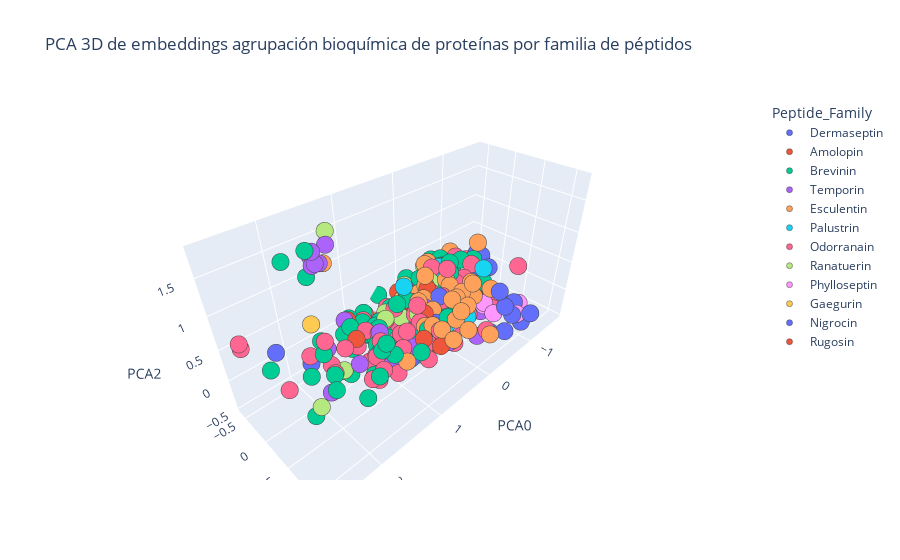

Notebook source saved alongside this figure:
### Code cell
df_plot = pd.DataFrame({
    "PC1": embedding_pca[:, 0],
    "PC2": embedding_pca[:, 1],
    "PC3": embedding_pca[:, 2],
    "Peptide_Family": df_csv_bio['Peptide_Family'].to_list(),
    "Family": df_csv_bio['Species Family'].to_list(),
    "seq_id": df_csv_bio.get('seq_id', [f"Seq{i+1}" for i in range(len(embedding_pca))]),
    "sequence_20": df_csv_bio.get('sequence_20', None)
})

fig = px.scatter_3d(
    df_plot,
    x="PC1",
    y="PC2",
    z="PC3",
    color="Peptide_Family",
    hover_name="seq_id",
    hover_data={"sequence_20": True, "Family": True, "PC1": False, "PC2": False, "PC3": False},
    title="PCA 3D de embeddings agrupación bioquímica de proteínas por familia de péptidos",
    labels={"PC1": "PCA0", "PC2": "PCA1", "PC3": "PCA2"},
)

fig.update_traces(marker=dict(size=6, line=dict(width=0.5)), selector=dict(mode='markers'))
fig.show()

### Figure 1 — Plotly figure (JSON) as saved in the notebook; plotly's stock layout.template omitted (floating-point values rounded to 4 significant figures; data arrays with more than 128 entries replaced by an {"elided": "..."} marker saying what was removed)
{"data": [{"customdata": [["MAFLKKSLLLVLFLGLVSLS", "AGALYCHNIS"], ["MAFLKKSLLLVLFLALVPLS", "AGALYCHNIS"], ["MAFLKKSLLLVLFLGLVSLS", "AGALYCHNIS"], ["MAFLKKSLLLVLFLGLVSLS", "AGALYCHNIS"], ["MAFLKKSLFLVLFLALVPLS", "PHYLLOMEDUSA"], ["MAFLKKSLFLVLFFGLVSFS", "PHYLLOMEDUSA"], ["MAFLKKSLFLVLFLGMVSLS", "PHYLLOMEDUSA"], ["MAFLKKSLFLVLFLGLVSLS", "ATYPICAL"], ["MAFLKKSLFLVLFLGLISLS", "PHYLLOMEDUSA"], ["MDILKKSLFLVLFLGLVSLS", "PHYLLOMEDUSA"], ["MAFLKKSLFLVLFLGLVSLT", "PHYLLOMEDUSA"], ["MDILKKSIFLVLFLGLVSLS", "PHYLLOMEDUSA"], ["MAFLKKSLFLVLFLGVVSLS", "PHYLLOMEDUSA"], ["MAFMKKSLFLVLFLGMVSLS", "PITHECOPUS"], ["MAFLKKSLFLVLFLGMVSLS", "PITHECOPUS"], ["MDILKKSLFLILFLGVVSLS", "PITHECOPUS"], ["MAFLKKSLFLVLFLGLVSLS", "PITHECOPUS"]], "hovertemplate": "<b>%{hovertext}</b><br><br>Peptide_Family=Dermaseptin<br>sequence_20=%{customdata[0]}<br>Family=%{customdata[1]}<extra></extra>", "hovertext": ["Seq1", "Seq2", "Seq3", "Seq4", "Seq1166", "Seq1171", "Seq1172", "Seq1173", "Seq1176", "Seq1177", "Seq1178", "Seq1179", "Seq1182", "Seq1184", "Seq1185", "Seq1186", "Seq1188"], "legendgroup": "Dermaseptin", "marker": {"color": "#636efa", "line": {"width": 0.5}, "size": 6, "symbol": "circle"}, "mode": "markers", "name": "Dermaseptin", "scene": "scene", "showlegend": true, "type": "scatter3d", "x": [-0.9579, -0.3283, -0.9579, -0.9579, -0.2067, -0.6193, -0.6429, -0.8281, -0.8448, -0.5955, -0.7527, -0.61, -0.8705, -0.6443, -0.6429, -0.7001, -0.8281], "y": [1.157, 1.153, 1.157, 1.157, 1.013, 0.5629, 0.9141, 1.013, 1.089, 0.3754, 0.9844, 0.2998, 0.9131, 0.7953, 0.9141, 0.2022, 1.013], "z": [-0.008074, 0.02883, -0.008083, -0.008081, -0.00601, 0.003428, 0.1528, -0.02265, -0.1386, 0.1426, -0.01692, 0.1768, 0.1131, 0.3581, 0.1528, 0.1674, -0.02265]}, {"customdata": [["MFTSKKPLLLLFFLGTISLS", "AMOLOPS"], ["MFTLKKSLLLLFFLGMISLS", "AMOLOPS"], ["MFTLKKSLLLLFFLGMISLS", "AMOLOPS"], ["MFTSKKPLLLLFFLGMISLS", "AMOLOPS"], ["MFTLKKPLLLLFFLGMISLS", "AMOLOPS"], ["MFTMKKSLLLLFFLGTISLS", "AMOLOPS"], ["MFTLKKSLLLLFFLATINLS", "AMOLOPS"], ["MFTLKKSLLLLFFLGTINLS", "AMOLOPS"], ["MFTLKKSMLLLFFLGTINLS", "AMOLOPS"], ["MFTLKKSLLLLFFLGTINLS", "AMOLOPS"], ["MFTLKKSMLLLFFLGTINLS", "AMOLOPS"], ["MFTLKKSMLLLFFLGTINLS", "AMOLOPS"], ["MFTLKKSLLLLFFLGTINLS", "AMOLOPS"], ["MFTLKKSMLLLFFLGTINLS", "AMOLOPS"], ["MFTLKKSMLLLFFLGTINLS", "AMOLOPS"], ["MFTLKKSLLLLFFLGTINLS", "AMOLOPS"], ["MFTLKKSLLLLFFLGTINLS", "AMOLOPS"], ["MFTLRKSLLLLFFLATINLS", "AMOLOPS"], ["MFTLKKSLLLLFFLATINLS", "AMOLOPS"], ["MFTLKKSLLLLFFLATINLS", "AMOLOPS"], ["MFTLKKSLLLLFFLATINLS", "AMOLOPS"], ["MFTLKKSLLLLFFLGTINLS", "AMOLOPS"], ["MFPMKKSLLLLFFFGPISLS", "AMOLOPS"], ["MFTLKKSLLLLFFLGTISLS", "AMOLOPS"], ["MFTMKKSLLLLFFLGAISLS", "AMOLOPS"], ["MFTMKKSLLLLFFLGMISLS", "AMOLOPS"], ["MFTMKKSLLLLFFLGMISLS", "AMOLOPS"], ["MFTMKKSLLLLFFLGAISLS", "AMOLOPS"], ["MFTMKKSLLLLFFLGMISLS", "AMOLOPS"], ["MFTLKKSMLLLFFLGTISLS", "AMOLOPS"], ["MFTMKKSLLLLFFLGTISLS", "AMOLOPS"], ["MFTMKKSLLLLFFLGTIHLS", "AMOLOPS"], ["MFTLKKSLLLLFFLGTINLS", "AMOLOPS"], ["MFTLKKSLLLLFFLGTINLS", "AMOLOPS"], ["MFTLKKSLLLLFFLGTINLS", "AMOLOPS"], ["MFPLKKSLLLLFFLATINLS", "AMOLOPS"], ["MFTLKKSLLLLFFLATINLS", "AMOLOPS"], ["MFTLKKSLLLLFFLGTINLS", "AMOLOPS"], ["MFTMKKSLLLLFFLGTINLS", "AMOLOPS"], ["MFTLKKPLLLLFFLGTINLS", "AMOLOPS"], ["MFTLKKSLLLLFFLGTISLS", "AMOLOPS"], ["MFTLKKSLLLLFFLGMISLS", "AMOLOPS"], ["MFTLKKSLLLLFFLATINLS", "AMOLOPS"]], "hovertemplate": "<b>%{hovertext}</b><br><br>Peptide_Family=Amolopin<br>sequence_20=%{customdata[0]}<br>Family=%{customdata[1]}<extra></extra>", "hovertext": ["Seq5", "Seq28", "Seq29", "Seq39", "Seq40", "Seq46", "Seq47", "Seq54", "Seq58", "Seq59", "Seq60", "Seq61", "Seq62", "Seq63", "Seq64", "Seq65", "Seq66", "Seq67", "Seq68", "Seq69", "Seq70", "Seq71", "Seq72", "Seq73", "Seq74", "Seq75", "Seq76", "Seq77", "Seq78", "Seq79", "Seq80", "Seq81", "Seq82", "Seq83", "Seq84", "Seq85", "Seq86", "Seq87", "Seq88", "Seq91", "Seq92", "Seq96", "Seq144"], "legendgroup": "Amolopin", "marker": {"color": "#EF553B", "line": {"width": 0.5}, "size": 6, "symbol": "circle"}, "mode": "markers", "name": "Amolopin", "scene": "scene", "showlegend": true, "type": "scatter3d", "x": [0.2524, 0.4231, 0.4231, 0.2639, 0.5499, -0.6894, 0.05405, 0.2169, 0.8955, 0.2169, 0.8955, 0.8955, 0.2169, 0.8955, 0.8955, 0.2169, 0.2169, 0.3472, 0.05405, 0.05405, 0.05405, 0.2169, 1.197, -0.4254, -0.9743, 0.1363, 0.1363, -0.9743, 0.1363, 0.1984, -0.6894, 0.208, 0.2169, 0.2169, 0.2169, 0.4692, 0.05405, 0.2169, 0.02333, 0.7106, -0.4254, 0.4231, 0.05405], "y": [-0.1655, 0.6634, 0.6634, 0.1969, 0.4622, -0.1662, 0.4259, -0.05538, 0.2409, -0.05538, 0.2409, 0.2409, -0.05538, 0.2409, 0.2409, -0.05538, -0.05538, 0.4122, 0.4259, 0.4259, 0.4259, -0.05538, -0.1791, 0.06782, -0.1105, 0.517, 0.517, -0.1105, 0.517, 0.3485, -0.1662, -0.08886, -0.05538, -0.05538, -0.05538, 0.3842, 0.4259, -0.05538, -0.2798, -0.1201, 0.06782, 0.6634, 0.4259], "z": [-0.04592, -0.07887, -0.07887, 0.1365, 0.004835, 0.1744, -0.267, -0.3519, -0.1285, -0.3519, -0.1285, -0.1285, -0.3519, -0.1285, -0.1285, -0.3519, -0.3519, -0.2572, -0.267, -0.267, -0.267, -0.3519, 0.007076, -0.1684, 0.3605, 0.1749, 0.1749, 0.3605, 0.1749, 0.01777, 0.1744, -0.02445, -0.3519, -0.3519, -0.3519, -0.318, -0.267, -0.3519, -0.03291, -0.2746, -0.1684, -0.07887, -0.267]}, {"customdata": {"elided": "354x2 str values"}, "hovertemplate": "<b>%{hovertext}</b><br><br>Peptide_Family=Brevinin<br>sequence_20=%{customdata[0]}<br>Family=%{customdata[1]}<extra></extra>", "hovertext": {"elided": "354 str values"}, "legendgroup": "Brevinin", "marker": {"color": "#00cc96", "line": {"width": 0.5}, "size": 6, "symbol": "circle"}, "mode": "markers", "name": "Brevinin", "scene": "scene", "showlegend": true, "type": "scatter3d", "x": {"elided": "354 float values"}, "y": {"elided": "354 float values"}, "z": {"elided": "354 float values"}}, {"customdata": {"elided": "110x2 str values"}, "hovertemplate": "<b>%{hovertext}</b><br><br>Peptide_Family=Temporin<br>sequence_20=%{customdata[0]}<br>Family=%{customdata[1]}<extra></extra>", "hovertext": ["Seq11", "Seq12", "Seq13", "Seq14", "Seq15", "Seq19", "Seq24", "Seq33", "Seq34", "Seq35", "Seq36", "Seq37", "Seq50", "Seq51", "Seq52", "Seq53", "Seq93", "Seq94", "Seq95", "Seq101", "Seq102", "Seq133", "Seq134", "Seq135", "Seq136", "Seq137", "Seq138", "Seq139", "Seq140", "Seq141", "Seq142", "Seq143", "Seq156", "Seq169", "Seq187", "Seq191", "Seq206", "Seq220", "Seq305", "Seq306", "Seq307", "Seq308", "Seq309", "Seq310", "Seq311", "Seq323", "Seq324", "Seq325", "Seq326", "Seq332", "Seq343", "Seq353", "Seq757", "Seq758", "Seq1126", "Seq1135", "Seq1136", "Seq1137", "Seq1138", "Seq1142", "Seq1143", "Seq1147", "Seq1151", "Seq1154", "Seq1156", "Seq1159", "Seq1160", "Seq1193", "Seq1194", "Seq1197", "Seq1198", "Seq1199", "Seq1200", "Seq1201", "Seq1202", "Seq1203", "Seq1204", "Seq1205", "Seq1206", "Seq1207", "Seq1212", "Seq1213", "Seq1216", "Seq1217", "Seq1223", "Seq1224", "Seq1225", "Seq1226", "Seq1227", "Seq1229", "Seq1230", "Seq1233", "Seq1238", "Seq1239", "Seq1258", "Seq1259", "Seq1260", "Seq1261", "Seq1262", "Seq1266", "Seq1313", "Seq1314", "Seq1315", "Seq1316", "Seq1317", "Seq1318", "Seq1331", "Seq1332", "Seq1333", "Seq1334"], "legendgroup": "Temporin", "marker": {"color": "#ab63fa", "line": {"width": 0.5}, "size": 6, "symbol": "circle"}, "mode": "markers", "name": "Temporin", "scene": "scene", "showlegend": true, "type": "scatter3d", "x": [0.05405, 0.1571, 0.05405, 0.1045, 0.2319, -0.2031, 0.2169, 0.6511, 0.5898, 0.7106, 0.05405, 0.2169, 0.6511, 0.2169, 0.05405, 1.467, 0.6511, 0.1045, 0.02333, 0.5898, 0.7106, 0.6511, 1.808, 0.5696, 0.05405, 0.05405, 0.05405, -0.2031, 0.7982, 0.4689, 0.05405, 0.8121, 1.448, 0.2265, 0.02333, 0.2169, 0.2913, 0.2169, 0.02333, 0.335, 0.02333, -0.1418, -0.331, -0.331, -0.331, 0.2169, 0.4534, 0.05405, 0.05405, 0.2169, 0.2169, 0.2169, 0.7106, 0.8254, -0.1699, 0.4211, 0.05887, 0.05887, -0.4254, 0.02333, 0.02333, 0.02333, -0.582, 0.2235, 0.2235, 0.2169, 0.2169, 0.02333, 0.2169, 0.2169, 1.769, 1.769, 1.851, 1.851, 1.876, 1.822, 1.769, 1.769, 1.692, 1.878, 0.2169, 0.2169, -0.4254, 0.2169, 0.1583, 0.2169, 0.2169, 0.2169, 0.2169, 1.015, 0.2169, 0.2169, 0.2169, 0.2169, 1.114, -0.2302, 0.3779, 0.2169, 0.2169, 0.02333, -0.09082, -0.09082, -0.09082, 0.9871, 0.2169, 0.2913, 0.1946, -0.09082, -0.09082, -0.09082], "y": [0.4259, 0.1236, 0.4259, 0.0461, 0.6427, 0.7916, -0.05538, -0.3473, 0.3172, -0.1201, 0.4259, -0.05538, -0.3473, -0.05538, 0.4259, -0.506, -0.3473, 0.0461, -0.2798, 0.3172, -0.1201, -0.3473, 0.01997, 0.1217, 0.4259, 0.4259, 0.4259, 0.7916, -0.3093, 0.2039, 0.4259, -0.03011, 0.1992, -0.2529, -0.2798, -0.05538, -0.1656, -0.05538, -0.2798, -0.4573, -0.2798, -0.2997, -0.2273, -0.2273, -0.2273, -0.05538, -0.2819, 0.4259, 0.4259, -0.05538, -0.05538, -0.05538, -0.1201, -0.09968, -0.593, -0.279, -0.1723, -0.1723, 0.06782, -0.2798, -0.2798, -0.2798, 0.5412, -0.5292, -0.5292, -0.05538, -0.05538, -0.2798, -0.05538, -0.05538, 0.09978, 0.09978, 0.1601, 0.1601, 0.169, 0.03237, 0.09978, 0.09978, 0.1474, 0.1396, -0.05538, -0.05538, 0.06782, -0.05538, 0.02718, -0.05538, -0.05538, -0.05538, -0.05538, 0.315, -0.05538, -0.05538, -0.05538, -0.05538, -0.5394, -0.4882, -0.5341, -0.05538, -0.05538, -0.2798, -0.1698, -0.1698, -0.1698, 0.06597, -0.05538, -0.1656, -0.4044, -0.1698, -0.1698, -0.1698], "z": [-0.267, -0.01559, -0.267, 0.07714, -0.1414, -0.2012, -0.3519, -0.4361, -0.2037, -0.2746, -0.267, -0.3519, -0.4361, -0.3519, -0.267, -0.209, -0.4361, 0.07714, -0.03291, -0.2037, -0.2746, -0.4361, -0.4142, -0.3272, -0.267, -0.267, -0.267, -0.2012, -0.08432, -0.3503, -0.267, -0.4277, -0.02584, -0.3741, -0.03291, -0.3519, -0.3183, -0.3519, -0.03291, -0.1156, -0.03291, 0.1547, 0.1401, 0.1401, 0.1401, -0.3519, 0.01207, -0.267, -0.267, -0.3519, -0.3519, -0.3519, -0.2746, -0.3605, -0.3298, -0.06426, -0.1344, -0.1344, -0.1684, -0.03291, -0.03291, -0.03291, -0.1001, -0.1946, -0.1946, -0.3519, -0.3519, -0.03291, -0.3519, -0.3519, 1.585, 1.585, 1.641, 1.641, 1.799, 1.664, 1.585, 1.585, 1.796, 1.619, -0.3519, -0.3519, -0.1684, -0.3519, -0.3882, -0.3519, -0.3519, -0.3519, -0.3519, -0.2223, -0.3519, -0.3519, -0.3519, -0.3519, 0.07329, -0.3517, -0.3158, -0.3519, -0.3519, -0.03291, -0.3108, -0.3108, -0.3108, 0.1435, -0.3519, -0.3183, -0.2098, -0.3108, -0.3108, -0.3108]}, {"customdata": {"elided": "120x2 str values"}, "hovertemplate": "<b>%{hovertext}</b><br><br>Peptide_Family=Esculentin<br>sequence_20=%{customdata[0]}<br>Family=%{customdata[1]}<extra></extra>", "hovertext": ["Seq17", "Seq45", "Seq90", "Seq99", "Seq100", "Seq110", "Seq111", "Seq112", "Seq113", "Seq114", "Seq115", "Seq116", "Seq117", "Seq129", "Seq130", "Seq131", "Seq132", "Seq201", "Seq211", "Seq212", "Seq214", "Seq215", "Seq321", "Seq330", "Seq331", "Seq335", "Seq338", "Seq344", "Seq345", "Seq349", "Seq350", "Seq351", "Seq420", "Seq421", "Seq516", "Seq517", "Seq518", "Seq519", "Seq520", "Seq521", "Seq522", "Seq523", "Seq524", "Seq525", "Seq526", "Seq527", "Seq528", "Seq529", "Seq761", "Seq762", "Seq763", "Seq795", "Seq796", "Seq797", "Seq798", "Seq799", "Seq800", "Seq801", "Seq802", "Seq803", "Seq804", "Seq805", "Seq806", "Seq807", "Seq808", "Seq809", "Seq810", "Seq811", "Seq812", "Seq813", "Seq814", "Seq815", "Seq816", "Seq817", "Seq818", "Seq819", "Seq820", "Seq821", "Seq822", "Seq823", "Seq824", "Seq1005", "Seq1007", "Seq1008", "Seq1009", "Seq1011", "Seq1012", "Seq1014", "Seq1031", "Seq1032", "Seq1038", "Seq1039", "Seq1048", "Seq1049", "Seq1056", "Seq1073", "Seq1074", "Seq1075", "Seq1076", "Seq1083", "Seq1087", "Seq1099", "Seq1100", "Seq1117", "Seq1118", "Seq1124", "Seq1125", "Seq1132", "Seq1133", "Seq1141", "Seq1144", "Seq1153", "Seq1155", "Seq1210", "Seq1236", "Seq1310", "Seq1311", "Seq1326", "Seq1327", "Seq1328"], "legendgroup": "Esculentin", "marker": {"color": "#FFA15A", "line": {"width": 0.5}, "size": 6, "symbol": "circle"}, "mode": "markers", "name": "Esculentin", "scene": "scene", "showlegend": true, "type": "scatter3d", "x": [-0.03706, 0.1984, -0.3014, 0.1984, 0.1984, -0.9044, -0.3565, 0.4272, -0.05331, -0.3769, 0.2506, -0.02544, -0.9044, 0.1984, 1.035, 1.035, 1.035, -0.1423, 0.5741, 0.2569, -0.4653, 0.3752, 0.1424, 1.615, 1.615, 0.02707, -0.3712, 1.615, 1.615, -0.1048, -0.1048, -0.1048, 0.001426, -0.04501, -0.5158, -0.2662, -0.2662, -0.1048, -0.2662, -0.1048, -0.07174, -0.1048, 0.3604, -0.1048, -0.3014, 0.001426, 0.001426, -0.738, -0.07174, -0.07174, -0.6894, -0.1048, -0.7098, -0.1048, -0.1048, -0.4468, -0.07174, -0.07174, -0.1108, -0.1048, -0.1048, -0.6254, -0.6254, -0.9128, -0.738, -0.5056, -0.9128, -0.3773, 0.6914, -0.738, -0.9128, -0.5028, -0.738, -0.4099, -0.738, -0.738, -0.9128, -0.4254, -0.9128, -0.9128, -0.738, -0.07174, -0.1729, -0.4099, -0.1048, -0.1729, -0.1729, -0.1048, -0.738, -0.9128, 0.1484, -0.738, -0.4468, -0.4099, -0.07174, -0.07174, -0.4468, -0.07174, -0.9128, -0.07174, -0.01341, 0.1104, -0.738, -0.1048, -0.4254, -0.09954, -0.6236, 0.8206, -0.08178, -0.09954, -1.436, -0.1454, -0.2768, -0.4254, 0.3815, 0.5607, 0.3752, 0.2117, 0.3752, -0.4653], "y": [0.1956, 0.3485, -0.2306, 0.3485, 0.3485, -0.3805, -0.4144, -0.161, -0.2449, 0.08853, 0.0605, -0.08157, -0.3805, 0.3485, 0.6448, 0.6448, 0.6448, -0.08778, 0.9993, 0.8405, -0.3182, -0.4555, 0.8918, -0.0724, -0.0724, -0.05824, 0.543, -0.0724, -0.0724, 1.009, 1.009, 1.009, -0.05279, 0.5054, 0.4429, 0.4191, 0.4191, 1.009, 0.4191, 1.009, 0.6937, 1.009, 0.4435, 1.009, -0.2306, -0.05279, -0.05279, -0.05656, 0.6937, 0.6937, -0.1662, 1.009, 0.4145, 1.009, 1.009, 0.4279, 0.6937, 0.6937, 1.068, 1.009, 1.009, 0.6493, 0.6493, -0.2715, -0.05656, -0.4923, -0.2715, 0.01236, -0.415, -0.05656, -0.2715, -0.3454, -0.05656, -0.3115, -0.05656, -0.05656, -0.2715, 0.06782, -0.2715, -0.2715, -0.05656, 0.6937, -0.1409, -0.3115, 1.009, -0.1409, -0.1409, 1.009, -0.05656, -0.2715, 0.2421, -0.05656, 0.4279, -0.3115, 0.6937, 0.6937, 0.4279, 0.6937, -0.2715, 0.6937, 0.3847, 0.6423, -0.05656, 1.009, 0.06782, 0.6619, -0.01241, -0.3663, -0.2027, 0.6619, -0.1678, -0.1883, 0.5862, 0.06782, 0.32, 0.7908, -0.4555, 0.6402, -0.4555, -0.3182], "z": [0.2754, 0.01777, 0.198, 0.01777, 0.01777, 0.4178, 0.409, 0.00768, 0.1019, 0.2485, 0.2691, 0.5062, 0.4178, 0.01777, 0.03991, 0.03991, 0.03991, -0.2631, 0.3385, 0.5242, 0.09851, -0.0534, 0.1754, 1.443, 1.443, 0.1452, 1.159, 1.443, 1.443, 0.09647, 0.09647, 0.09647, -0.1138, 0.4142, 0.1681, 0.3531, 0.3531, 0.09647, 0.3531, 0.09647, 0.1684, 0.09647, 0.1205, 0.09647, 0.198, -0.1138, -0.1138, 0.05253, 0.1684, 0.1684, 0.1744, 0.09647, 0.1508, 0.09647, 0.09647, 0.4416, 0.1684, 0.1684, 0.05107, 0.09647, 0.09647, 0.3461, 0.3461, 0.3675, 0.05253, 0.3455, 0.3675, 0.3143, -0.0983, 0.05253, 0.3675, 0.01846, 0.05253, 0.3688, 0.05253, 0.05253, 0.3675, -0.1684, 0.3675, 0.3675, 0.05253, 0.1684, 0.07824, 0.3688, 0.09647, 0.07824, 0.07824, 0.09647, 0.05253, 0.3675, 0.1627, 0.05253, 0.4416, 0.3688, 0.1684, 0.1684, 0.4416, 0.1684, 0.3675, 0.1684, -0.2298, 0.1932, 0.05253, 0.09647, -0.1684, 0.3295, -0.06229, -0.1364, -0.271, 0.3295, 0.1, 0.2252, 0.5729, -0.1684, 0.04645, 0.3721, -0.0534, 0.5835, -0.0534, 0.09851]}, {"customdata": [["MFTMKKPLLLLFFLGTISLS", "AMOLOPS"], ["MFTMKKSLLVLFFLGTISLS", "AMOLOPS"], ["MFTMKKSLLVLFFLGTISLS", "AMOLOPS"], ["MFTLKKSMLLLLFLGTVSLS", "AMOLOPS"], ["MFTLKKSMLLLLFLGTVSLS", "AMOLOPS"], ["MFTMKKSLLVLFFLGIVSLS", "AMOLOPS"], ["MFTLKKSMLLLFFLGTISLS", "AMOLOPS"], ["MFTMKKSLLLLFFLGTISLS", "AMOLOPS"], ["MFTMKKSLLLLFFLGTISLS", "AQUARANA"], ["MFTLKKSLLLLFFLGTISLS", "AQUARANA"], ["MFTLKKSLLLLFFLGTISLS", "HOST"], ["MFTMKKSLLLLFFLGIVSLS", "HYLARANA"], ["MFTMKKSMLLLVFLGIVSLS", "HYLARANA"], ["MFTLKKSLLLLFFIGTISLS", "ODORRANA"], ["MFTMKKSLLLLFFIGTISLS", "ODORRANA"], ["MFTMKKPLLLLFFIGTISLS", "ODORRANA"], ["MFPMKKSLLLLFFIGTISLS", "ODORRANA"], ["MFTMKKSLLLLFFIGTISLS", "ODORRANA"], ["MFTLKKSLLLLFFIGTVSLS", "ODORRANA"], ["MFTLKKPLLLLFFIGTISLS", "ODORRANA"], ["MLTLKKSLLLLFFIGTISLS", "ODORRANA"], ["MFTMKKSLLLLFFIGTISLS", "ODORRANA"], ["MFTLKKSLLLLFFIGTISLS", "ODORRANA"], ["MFTMKKSLLLLFFIGTISLP", "ODORRANA"], ["MFTLKKSLLLLFFIGTISLS", "ODORRANA"], ["MFTMKKSPLVLFFLGIVSLS", "ODORRANA"], ["MFTMKKSLLLLFFIGTISLS", "ODORRANA"], ["MFTLKKSLLLLFFLGTISLS", "ODORRANA"], ["MFTLKKSLLLLFFLGSISLS", "ODORRANA"], ["MFTLKKSLLLLFFLGTISLS", "ODORRANA"], ["MFTLKKSLLLLFFIGTISLS", "ODORRANA"], ["MFTLKKPLLLIVLLGIISLS", "ODORRANA"], ["MFTLRKSLLLLFFLGMVSLS", "PELOPHYLAX"], ["MFTLKKSMLLLFFLGTISLS", "RANA"], ["MFTMKKSMLLLFFLGTISLS", "RANA"], ["MFTLKKSMLLLFFLGTISLS", "RANA"], ["MFTMKKSMLLLFFLGTISLS", "RANA"], ["MFTMKKPLLLLFFLGTISLS", "RANA"], ["MFTMKKSLLLLFFLGTISLS", "RANA"], ["MFTMKKSLLLLFFLGTISLS", "RANA"]], "hovertemplate": "<b>%{hovertext}</b><br><br>Peptide_Family=Palustrin<br>sequence_20=%{customdata[0]}<br>Family=%{customdata[1]}<extra></extra>", "hovertext": ["Seq18", "Seq23", "Seq25", "Seq30", "Seq31", "Seq32", "Seq41", "Seq168", "Seq183", "Seq184", "Seq189", "Seq216", "Seq222", "Seq410", "Seq746", "Seq747", "Seq748", "Seq990", "Seq991", "Seq992", "Seq993", "Seq994", "Seq995", "Seq996", "Seq997", "Seq998", "Seq999", "Seq1057", "Seq1062", "Seq1063", "Seq1066", "Seq1122", "Seq1134", "Seq1218", "Seq1219", "Seq1228", "Seq1231", "Seq1252", "Seq1253", "Seq1254"], "legendgroup": "Palustrin", "marker": {"color": "#19d3f3", "line": {"width": 0.5}, "size": 6, "symbol": "circle"}, "mode": "markers", "name": "Palustrin", "scene": "scene", "showlegend": true, "type": "scatter3d", "x": [-0.3014, -0.9128, -0.9128, -0.4363, -0.4363, -0.8688, 0.1984, -0.6894, -0.6894, -0.4254, -0.4254, -0.6922, -0.7058, -0.6236, -0.8591, -0.4431, -0.4141, -0.8591, -0.7248, -0.1693, -0.2791, -0.8591, -0.6236, -0.5741, -0.6236, 0.2794, -0.8591, -0.4254, -0.1887, -0.4254, -0.6236, -0.07174, 0.1463, 0.1984, -0.03706, 0.1984, -0.03706, -0.3014, -0.6894, -0.6894], "y": [-0.2306, -0.2715, -0.2715, 0.3228, 0.3228, 0.08532, 0.3485, -0.1662, -0.1662, 0.06782, 0.06782, 0.09997, 0.4335, -0.01241, -0.2934, -0.3117, -0.2964, -0.2934, -0.1214, -0.09757, 0.2959, -0.2934, -0.01241, -0.317, -0.01241, -0.206, -0.2934, 0.06782, 0.1217, 0.06782, -0.01241, 0.6937, 0.5183, 0.3485, 0.1956, 0.3485, 0.1956, -0.2306, -0.1662, -0.1662], "z": [0.198, 0.3675, 0.3675, 0.2065, 0.2065, 0.4054, 0.01777, 0.1744, 0.1744, -0.1684, -0.1684, 0.2415, 0.5553, -0.06229, 0.2802, 0.2876, 0.186, 0.2802, 0.07252, -0.02719, -0.1217, 0.2802, -0.06229, 0.307, -0.06229, 0.405, 0.2802, -0.1684, -0.1976, -0.1684, -0.06229, 0.1684, 0.06301, 0.01777, 0.2754, 0.01777, 0.2754, 0.198, 0.1744, 0.1744]}, {"customdata": {"elided": "471x2 str values"}, "hovertemplate": "<b>%{hovertext}</b><br><br>Peptide_Family=Odorranain<br>sequence_20=%{customdata[0]}<br>Family=%{customdata[1]}<extra></extra>", "hovertext": {"elided": "471 str values"}, "legendgroup": "Odorranain", "marker": {"color": "#FF6692", "line": {"width": 0.5}, "size": 6, "symbol": "circle"}, "mode": "markers", "name": "Odorranain", "scene": "scene", "showlegend": true, "type": "scatter3d", "x": {"elided": "471 float values"}, "y": {"elided": "471 float values"}, "z": {"elided": "471 float values"}}, {"customdata": [["MFTLKKSLLLLFFLGTISLS", "AMOLOPS"], ["MFTSKKSLLLLFFLGTINLS", "AQUARANA"], ["MFTMKKSLLLLFFLGTISLS", "AQUARANA"], ["MFTMKKSLLLLFFLGTISLS", "AQUARANA"], ["MFTVKKSLLLLFFLGTITLS", "AQUARANA"], ["MFPLKKSLLLLFFFGTIPLS", "AQUARANA"], ["MFTMKKSLLLLFFLGTITLS", "AQUARANA"], ["MFTLKKSLLLLFFLGTITLS", "AQUARANA"], ["MFTMKKSLLPLFFLGTITLS", "AQUARANA"], ["MFTMKKSLLLLFFLGTITLS", "AQUARANA"], ["MFTMKKSLLLLFFLGTINLS", "AQUARANA"], ["MFTMKKSLLLLFFLGTINLS", "AQUARANA"], ["MFTMKKSLLLLFFLGTINLS", "AQUARANA"], ["MFTLKKSLLLLFFLGTINLS", "AQUARANA"], ["MFTLKKSLLLLFFLGTITLS", "AQUARANA"], ["MFTVKKSLLLLFFLGTITLS", "AQUARANA"], ["MFTLKKSLLLLFFLGTITLS", "AQUARANA"], ["MFTLKKSLLLLFFLGTISLS", "GLANDIRANA"], ["MFTTKKSMLLFFFLGTISLS", "LITHOBATES"], ["MFTTKKSMLLFFFLGTISLS", "LITHOBATES"], ["MFTMKKSLLLFFFLGTISLS", "LITHOBATES"], ["MFTLKKSLLLLFFLGTISLS", "LITHOBATES"], ["MFTLKKSLLLIFVLGTISLS", "NIDIRANA"], ["MFTLKKSPLLIFVLGTISLS", "NIDIRANA"], ["MFTMKKSLLLLFFLGTISLS", "ODORRANA"], ["MFTMKKPLLLLFFLGTISLS", "ODORRANA"], ["MFTMKKSLLLLFFLGTISLS", "ODORRANA"], ["MFTMKKPLLLLFFFGTISLS", "ODORRANA"], ["MFPMKKSLLLLFFLGFISLS", "ODORRANA"], ["MFTMKKPLLLLFFLGFISLS", "ODORRANA"], ["MFTMKKSLSLLFFLGFISLS", "ODORRANA"], ["MFTMKKQFIRRGIIKDMDEV", "ODORRANA"], ["MFTLKKSLLLLFFLGTINLS", "ODORRANA"], ["MFTLKKSLLLLFFLGTINLS", "ODORRANA"], ["MFTMKKSLLLLFFIGTISLS", "ODORRANA"], ["MFTLKKSLLLLFFLGTISLS", "ODORRANA"], ["MFTMKKSLLLLFFLGFISLS", "ODORRANA"], ["MFTLKKSFLLLFFLGTITLS", "ODORRANA"], ["MFTLKKSFLLLFFLGTITLS", "ODORRANA"], ["MFTMKKSLLLFFFLGTISLS", "PSEUDACRIS"], ["MFTLEKSLLLFFFLGTISLS", "PSEUDACRIS"], ["MFTMKKSLLLFFFLGTISLS", "PSEUDACRIS"], ["MFTSKKSMLLLFFLGTISLS", "RANA"], ["MFTSKKSMLLLFFLGTISLS", "RANA"], ["MFTLKKSLLLFFFLGTISLS", "RANA"], ["MFTLKKSLLLLFFLGTINLS", "RANA"], ["MFTLKKSLLLFFFLGTISLS", "RANA"], ["MFTLKKSMLLLFFLGTISLS", "RANA"], ["MFTMKKSLLLFFFLGTISLS", "RANA"], ["MFTLKKSLLLFFFLGTISLS", "RANA"], ["MFTLKKSMLLLFFLGTISFS", "RANA"], ["MFTLKKSMLLLFFLGTISLS", "RANA"], ["MFTLKKSMLLLFFLGTISLS", "RANA"], ["MFTLKKSMLLLFFLGTISLS", "RANA"], ["MFTLKKSMLLLFFLGTISLS", "RANA"], ["MFTLKKSMLLLFFLGTISLS", "RANA"], ["MFTLKKSLLLFFFLGTISLS", "RANA"], ["MFTLKKSLLLIFFLGTISLS", "SYLVIRANA"]], "hovertemplate": "<b>%{hovertext}</b><br><br>Peptide_Family=Ranatuerin<br>sequence_20=%{customdata[0]}<br>Family=%{customdata[1]}<extra></extra>", "hovertext": ["Seq158", "Seq170", "Seq171", "Seq172", "Seq173", "Seq174", "Seq175", "Seq176", "Seq177", "Seq178", "Seq179", "Seq180", "Seq181", "Seq182", "Seq185", "Seq186", "Seq188", "Seq202", "Seq336", "Seq339", "Seq341", "Seq342", "Seq357", "Seq358", "Seq384", "Seq400", "Seq749", "Seq750", "Seq751", "Seq752", "Seq753", "Seq754", "Seq755", "Seq756", "Seq767", "Seq1082", "Seq1109", "Seq1120", "Seq1121", "Seq1189", "Seq1190", "Seq1191", "Seq1195", "Seq1196", "Seq1208", "Seq1209", "Seq1234", "Seq1243", "Seq1264", "Seq1265", "Seq1267", "Seq1270", "Seq1271", "Seq1272", "Seq1273", "Seq1283", "Seq1295", "Seq1330"], "legendgroup": "Ranatuerin", "marker": {"color": "#B6E880", "line": {"width": 0.5}, "size": 6, "symbol": "circle"}, "mode": "markers", "name": "Ranatuerin", "scene": "scene", "showlegend": true, "type": "scatter3d", "x": [-0.4254, 0.5192, -0.6894, -0.6894, -0.3605, 1.549, -0.694, -0.4294, -0.4488, -0.694, 0.02333, 0.02333, 0.02333, 0.2169, -0.4294, -0.3605, -0.4294, -0.4254, 0.5773, 0.5773, -0.3006, -0.4254, -0.5807, 0.7299, -0.6894, -0.3014, -0.6894, 0.007533, 0.3367, 0.07471, 0.4882, 1.492, 0.2169, 0.2169, -0.8591, -0.4254, -0.2962, -0.1495, -0.1495, -0.3006, 2.131, -0.3006, 0.319, 0.319, -0.08178, 0.2169, -0.08178, 0.1984, -0.3006, -0.08178, -0.5352, 0.1984, 0.1984, 0.1984, 0.1984, 0.1984, -0.08178, -0.3395], "y": [0.06782, -0.2298, -0.1662, -0.1662, -0.06992, -0.01824, -0.1219, 0.1691, -0.5155, -0.1219, -0.2798, -0.2798, -0.2798, -0.05538, 0.1691, -0.06992, 0.1691, 0.06782, -0.288, -0.288, -0.3973, 0.06782, 0.1517, -0.1078, -0.1662, -0.2306, -0.1662, -0.4845, 0.1458, -0.05049, -0.0455, -0.1448, -0.05538, -0.05538, -0.2934, 0.06782, 0.07253, -0.0269, -0.0269, -0.3973, 0.2967, -0.3973, 0.1168, 0.1168, -0.2027, -0.05538, -0.2027, 0.3485, -0.3973, -0.2027, -0.224, 0.3485, 0.3485, 0.3485, 0.3485, 0.3485, -0.2027, -0.01385], "z": [-0.1684, -0.2402, 0.1744, 0.1744, -0.01739, -0.221, 0.1617, -0.1765, 0.289, 0.1617, -0.03291, -0.03291, -0.03291, -0.3519, -0.1765, -0.01739, -0.1765, -0.1684, 0.05636, 0.05636, 0.06826, -0.1684, 0.1109, 0.1311, 0.1744, 0.198, 0.1744, 0.1645, -0.07721, 0.07349, 0.05378, 1.77, -0.3519, -0.3519, 0.2802, -0.1684, 0.01658, -0.2412, -0.2412, 0.06826, -0.199, 0.06826, 0.1097, 0.1097, -0.271, -0.3519, -0.271, 0.01777, 0.06826, -0.271, 0.04988, 0.01777, 0.01777, 0.01777, 0.01777, 0.01777, -0.271, -0.1455]}, {"customdata": [["MAFLKKSLFLVLFFGLVSLS", "CALLIMEDUSA"], ["MAFLKKSLFLVLFFGLVSLS", "CALLIMEDUSA"], ["MAFLKKSLFLVLFFGLVSLS", "PHYLLOMEDUSA"], ["MAFLKKSLFLVLFLGLVSLS", "PHYLLOMEDUSA"], ["MAFLKKSLFLVLFLGLVSLS", "PHYLLOMEDUSA"], ["MAFLKKSLFLVLFFGLVSFS", "PHYLLOMEDUSA"], ["MDILKKSLFLVLFLGLVSLS", "PHYLLOMEDUSA"], ["MSFLKKSLFLVLFLGFVSLS", "PHYLLOMEDUSA"], ["MAFLKKSLFLVLFLGLVSLS", "PHYLLOMEDUSA"], ["MAFIKKSLFLVLFFGLVSLS", "PHYLLOMEDUSA"], ["MAFLKKSLFLVLFFGLVSLS", "PHYLLOMEDUSA"], ["MAFLKKSLFLVVFLGLVSLS", "PITHECOPUS"]], "hovertemplate": "<b>%{hovertext}</b><br><br>Peptide_Family=Phylloseptin<br>sequence_20=%{customdata[0]}<br>Family=%{customdata[1]}<extra></extra>", "hovertext": ["Seq192", "Seq193", "Seq1167", "Seq1168", "Seq1169", "Seq1170", "Seq1174", "Seq1175", "Seq1180", "Seq1181", "Seq1183", "Seq1187"], "legendgroup": "Phylloseptin", "marker": {"color": "#FF97FF", "line": {"width": 0.5}, "size": 6, "symbol": "circle"}, "mode": "markers", "name": "Phylloseptin", "scene": "scene", "showlegend": true, "type": "scatter3d", "x": [-0.5953, -0.5953, -0.5953, -0.8281, -0.8281, -0.6193, -0.5955, 0.0009985, -0.8281, -0.5816, -0.5953, -0.9264], "y": [0.7637, 0.7637, 0.7637, 1.013, 1.013, 0.5629, 0.3754, 0.4741, 1.013, 0.5915, 0.7637, 0.9582], "z": [-0.02452, -0.02452, -0.02452, -0.02265, -0.02265, 0.003428, 0.1426, -0.01569, -0.02265, 0.0816, -0.02452, 0.09463]}, {"customdata": [["MFTMKKSLLFLFFLGTISLS", "GLANDIRANA"], ["MFTLKKSLLLLFFLGTISLS", "GLANDIRANA"], ["MFTMKKSLLFLFFLGTISLS", "GLANDIRANA"], ["MFTMKKSLLLLFFLGTINLS", "HYLARANA"], ["MFTMKKSLLLIFFLGTINLS", "HYLARANA"], ["MFTMKKSLLLLFFLGTINLS", "HYLARANA"], ["MFPMKKSLLLIFFLGTINLS", "HYLARANA"], ["MFTMKKSLLLLFFLGTINLS", "HYLARANA"], ["MFTMKKSLLLLFFLGTINLS", "HYLARANA"], ["MFPMKKSLLLIFFLGTINLS", "HYLARANA"], ["MFTMKKSLLLLFFLGTINLS", "HYLARANA"], ["MFTMKKSLLLLFFLGTINLS", "HYLARANA"], ["MFTMKKSLLLIFFLGTINLS", "HYLARANA"], ["MFTMKKSLLLLFFLGTINLS", "HYLARANA"], ["MFTMKKSLLLLFFLGTINLS", "HYLARANA"], ["MFTMKKSLLLLFFLGTINLS", "HYLARANA"], ["MFTMKKSLLLLFFLGTINLS", "HYLARANA"], ["MFTMKKSLLLIFFLGTINLS", "HYLARANA"], ["MFTMKKSVRLLFFLGTINLS", "HYLARANA"], ["MFTMKKSLLLLFFLGTINLS", "HYLARANA"], ["MFTMKKSLLLIFFLGTINLS", "HYLARANA"], ["MFTMKKSLLLIFFLGTINLS", "HYLARANA"], ["MFTMKKSLLLIFFLGTINLS", "HYLARANA"], ["MFTMKKSLLLIFFLGTINLS", "HYLARANA"], ["MFTMKKSLLLIFFLGTINLS", "HYLARANA"], ["MFTMKKSLLLIFFLGTINLS", "HYLARANA"], ["MFTMKKSLLLIFFLGTINLS", "HYLARANA"], ["MFTMKKSLLLIFFLGTINLS", "HYLARANA"], ["MFTMKKSLLLIFFLGTINLS", "HYLARANA"], ["MFTMKKSLLLIFFLGTINLS", "HYLARANA"], ["MFTMKKSLLLIFFLGTINLS", "HYLARANA"], ["MFTMKKSLLLIFFLGTINLS", "HYLARANA"], ["MFTMKKSLLLIFFLGTINLS", "HYLARANA"], ["MFTMKKSLLLLFFLGTINLS", "HYLARANA"], ["MFTMKKSLLLIFFLGTINLS", "HYLARANA"], ["MFTMKKSLLLIFFLGTINLS", "HYLARANA"], ["MFPMKKSLLLIFFLGTINLS", "HYLARANA"], ["MFTMKKSLLLIFFLGTINLS", "ODORRANA"]], "hovertemplate": "<b>%{hovertext}</b><br><br>Peptide_Family=Gaegurin<br>sequence_20=%{customdata[0]}<br>Family=%{customdata[1]}<extra></extra>", "hovertext": ["Seq194", "Seq195", "Seq196", "Seq271", "Seq272", "Seq273", "Seq274", "Seq275", "Seq276", "Seq277", "Seq278", "Seq279", "Seq280", "Seq281", "Seq282", "Seq283", "Seq284", "Seq285", "Seq286", "Seq287", "Seq288", "Seq289", "Seq290", "Seq291", "Seq292", "Seq293", "Seq294", "Seq295", "Seq296", "Seq297", "Seq298", "Seq299", "Seq300", "Seq301", "Seq302", "Seq303", "Seq304", "Seq530"], "legendgroup": "Gaegurin", "marker": {"color": "#FECB52", "line": {"width": 0.5}, "size": 6, "symbol": "circle"}, "mode": "markers", "name": "Gaegurin", "scene": "scene", "showlegend": true, "type": "scatter3d", "x": [-0.4653, -0.4254, -0.4653, 0.02333, 0.1228, 0.02333, 0.6628, 0.02333, 0.02333, 0.6628, 0.02333, 0.02333, 0.1228, 0.02333, 0.02333, 0.02333, 0.02333, 0.1228, 1.635, 0.02333, 0.1228, 0.1228, 0.1228, 0.1228, 0.1228, 0.1228, 0.1228, 0.1228, 0.1228, 0.1228, 0.1228, 0.1228, 0.1228, 0.02333, 0.1228, 0.1228, 0.6628, 0.1228], "y": [-0.3182, 0.06782, -0.3182, -0.2798, -0.4164, -0.2798, -0.327, -0.2798, -0.2798, -0.327, -0.2798, -0.2798, -0.4164, -0.2798, -0.2798, -0.2798, -0.2798, -0.4164, -0.5373, -0.2798, -0.4164, -0.4164, -0.4164, -0.4164, -0.4164, -0.4164, -0.4164, -0.4164, -0.4164, -0.4164, -0.4164, -0.4164, -0.4164, -0.2798, -0.4164, -0.4164, -0.327, -0.4164], "z": [0.09851, -0.1684, 0.09851, -0.03291, -0.01145, -0.03291, -0.07329, -0.03291, -0.03291, -0.07329, -0.03291, -0.03291, -0.01145, -0.03291, -0.03291, -0.03291, -0.03291, -0.01145, 0.308, -0.03291, -0.01145, -0.01145, -0.01145, -0.01145, -0.01145, -0.01145, -0.01145, -0.01145, -0.01145, -0.01145, -0.01145, -0.01145, -0.01145, -0.03291, -0.01145, -0.01145, -0.07329, -0.01145]}, {"customdata": [["MFTSKKSLLLLFFLGTINLS", "HYLARANA"], ["MFTTKKSLLLLFFLGMVSLA", "LITHOBATES"], ["MFTMKKPLLLLFFLGTINLS", "ODORRANA"], ["MFTLKKSMLLLFFLGTISLS", "ODORRANA"], ["MFTLKKPQLLLFFLGTINLS", "ODORRANA"], ["MFPLKKSLLLLFLLGTINLS", "ODORRANA"], ["MFTMKKHMLLRFFLGTINLS", "ODORRANA"], ["MFPLKKSLLLLFFLGALNLF", "ODORRANA"], ["MFTLKKSLLLLFFLGTINLS", "ODORRANA"], ["MFTMKKSLLLLFFLGTINLS", "ODORRANA"], ["MFTMKKSMLLLFFLGTISLS", "ODORRANA"], ["MFTLKKSLLLLFFLGTINLS", "ODORRANA"], ["MFTLKKSLLLLFFLGTINLS", "ODORRANA"], ["MFTLKKSLLLLFFLGTINLS", "ODORRANA"], ["MFTLKKSLLLLFFLGMVSLA", "ODORRANA"], ["MFTLKKSMLLLFFLGTINLS", "ODORRANA"], ["MFTLKKSMLLLFFLGTINLS", "ODORRANA"], ["MFTLKKSMLLLFFLGTINLS", "ODORRANA"], ["MFTLKKSLLLLFFLGMVSLA", "ODORRANA"], ["MFTLKKSLLLLFFLGTINLS", "ODORRANA"], ["MFTLKKSILLLFFLGTINLS", "ODORRANA"], ["MFTLKKSLLLLFFLGTINLS", "ODORRANA"], ["MFTTKKSILLLFFLGMVSLA", "PELOPHYLAX"], ["MFTLKKSILLLFFLGMISLA", "PELOPHYLAX"]], "hovertemplate": "<b>%{hovertext}</b><br><br>Peptide_Family=Nigrocin<br>sequence_20=%{customdata[0]}<br>Family=%{customdata[1]}<extra></extra>", "hovertext": ["Seq221", "Seq337", "Seq764", "Seq1003", "Seq1016", "Seq1018", "Seq1019", "Seq1021", "Seq1022", "Seq1028", "Seq1030", "Seq1034", "Seq1035", "Seq1037", "Seq1055", "Seq1060", "Seq1061", "Seq1064", "Seq1067", "Seq1068", "Seq1101", "Seq1113", "Seq1152", "Seq1157"], "legendgroup": "Nigrocin", "marker": {"color": "#636efa", "line": {"width": 0.5}, "size": 6, "symbol": "circle"}, "mode": "markers", "name": "Nigrocin", "scene": "scene", "showlegend": true, "type": "scatter3d", "x": [0.5192, -1.151, 0.4534, 0.1984, 1.851, 0.6659, 2.365, 0.998, 0.2169, 0.02333, -0.03706, 0.2169, 0.2169, 0.2169, -1.116, 0.8955, 0.8955, 0.8955, -1.116, 0.2169, 0.1649, 0.2169, -1.114, -0.874], "y": [-0.2298, 0.0519, -0.2819, 0.3485, -0.3039, 0.3257, -0.08456, 0.3339, -0.05538, -0.2798, 0.1956, -0.05538, -0.05538, -0.05538, 0.2365, 0.2409, 0.2409, 0.2409, 0.2365, -0.05538, -0.2024, -0.05538, -0.01962, 0.1902], "z": [-0.2402, 0.4234, 0.01207, 0.01777, -0.08688, -0.3804, 0.5862, -0.3301, -0.3519, -0.03291, 0.2754, -0.3519, -0.3519, -0.3519, 0.3015, -0.1285, -0.1285, -0.1285, 0.3015, -0.3519, -0.332, -0.3519, 0.451, 0.1965]}, {"customdata": [["MFTMKKSLLFLFFLGTISLS", "HYLARANA"], ["MFTMKKSLLFLFFLGTISLS", "HYLARANA"], ["MFTMKKSLLFLFFLGTISLS", "HYLARANA"], ["MFTMKKSLLFLFFLGTISLS", "HYLARANA"], ["MFTMKKSLLFLFFLGTISLS", "HYLARANA"], ["MFTMKKSLLFLFFLGTISLS", "HYLARANA"], ["MFTMKKSLLFLFFLGTTSLS", "HYLARANA"], ["MFTMKKSLLFLFFLGTISLS", "HYLARANA"], ["MFTMKKSLLFLFFLGTISLS", "HYLARANA"], ["MFTMKKSLLFLFFLGTISLS", "HYLARANA"], ["MFTMKKSLLFLFFLGTISLS", "HYLARANA"], ["MFTMKKSLLFLFFLGTISLS", "HYLARANA"], ["MFTMKKSLLFLFFLGTISLS", "HYLARANA"], ["MFTMKKSLLFPFFLGTISLS", "HYLARANA"], ["MFTMKKSLLFLFFLGTISLS", "HYLARANA"], ["MFTMKKSLLFLFFLGTISLS", "HYLARANA"], ["MFTMKKSLLFLFFLGTISLS", "HYLARANA"], ["MFTMKKSLLFLFFLGTISLS", "HYLARANA"], ["MFTMKKSLLFLFFLGTISLS", "HYLARANA"], ["MFTMKKSLLFLFFLGTISLS", "HYLARANA"], ["MFTMKKSLLSLFFLGTISLS", "HYLARANA"], ["MFPMKKSLLFLFFLGTISLS", "HYLARANA"], ["MFTMKKSLLFLFFLGTISLS", "HYLARANA"], ["MFTMKKSLLFLFFLGTISLS", "HYLARANA"], ["MFTMKKSLLFLFFLGTISLS", "HYLARANA"], ["MFTMKKSLLFLFFLGTISLS", "HYLARANA"], ["MFTMKKSLLFLFFLGTISLS", "HYLARANA"], ["MFTMKKSLLFLFFLGTISLS", "HYLARANA"], ["MFTMKKSLLFLFFLGTISLS", "HYLARANA"], ["MFTMKKSLLFLFFLGTISLS", "HYLARANA"], ["MFTMKKSLLLLFFLGTISLS", "HYLARANA"], ["MFTMKKSLLLLFFLGTISLS", "HYLARANA"], ["MFTMKKSLLLLFFLGTISLS", "HYLARANA"], ["MFTMKKSLLLLFFLGTISLS", "HYLARANA"], ["MFTMKKSLLLLFFLGTISLS", "HYLARANA"], ["MFTMKKSLLLLFFLGTISLS", "HYLARANA"], ["MFTMKKSLLLLFFLGTISLS", "HYLARANA"], ["MFTMKKSLLLLFFLGTISLS", "HYLARANA"], ["MFTMKKSVLLLFFLGTISLS", "HYLARANA"], ["MFTMKKSLLLLFFLGTISLS", "HYLARANA"], ["MFTMKKSLLLLFFLGTISLS", "HYLARANA"], ["MFTMKKSLLLLFFLGTISLS", "HYLARANA"], ["MFTMKKSLLLLFFLGTISLS", "HYLARANA"], ["MFTMKKSLLLLFSLGTISLS", "HYLARANA"], ["MFTMKKSLLLLFFLGTISLS", "HYLARANA"], ["MFTMKKSLLLLFFLGTISLS", "HYLARANA"], ["MFTMKKSLLLLFFLGTISLS", "HYLARANA"]], "hovertemplate": "<b>%{hovertext}</b><br><br>Peptide_Family=Rugosin<br>sequence_20=%{customdata[0]}<br>Family=%{customdata[1]}<extra></extra>", "hovertext": ["Seq224", "Seq225", "Seq226", "Seq227", "Seq228", "Seq229", "Seq230", "Seq231", "Seq232", "Seq233", "Seq234", "Seq235", "Seq236", "Seq237", "Seq238", "Seq239", "Seq240", "Seq241", "Seq242", "Seq243", "Seq244", "Seq245", "Seq246", "Seq247", "Seq248", "Seq249", "Seq250", "Seq251", "Seq252", "Seq253", "Seq254", "Seq255", "Seq256", "Seq257", "Seq258", "Seq259", "Seq260", "Seq261", "Seq262", "Seq263", "Seq264", "Seq265", "Seq266", "Seq267", "Seq268", "Seq269", "Seq270"], "legendgroup": "Rugosin", "marker": {"color": "#EF553B", "line": {"width": 0.5}, "size": 6, "symbol": "circle"}, "mode": "markers", "name": "Rugosin", "scene": "scene", "showlegend": true, "type": "scatter3d", "x": [-0.4653, -0.4653, -0.4653, -0.4653, -0.4653, -0.4653, 0.1026, -0.4653, -0.4653, -0.4653, -0.4653, -0.4653, -0.4653, 1.077, -0.4653, -0.4653, -0.4653, -0.4653, -0.4653, -0.4653, -0.5429, 0.02438, -0.4653, -0.4653, -0.4653, -0.4653, -0.4653, -0.4653, -0.4653, -0.4653, -0.6894, -0.6894, -0.6894, -0.6894, -0.6894, -0.6894, -0.6894, -0.6894, -0.6435, -0.6894, -0.6894, -0.6894, -0.6894, -0.1293, -0.6894, -0.6894, -0.6894], "y": [-0.3182, -0.3182, -0.3182, -0.3182, -0.3182, -0.3182, -0.5278, -0.3182, -0.3182, -0.3182, -0.3182, -0.3182, -0.3182, -0.5241, -0.3182, -0.3182, -0.3182, -0.3182, -0.3182, -0.3182, -0.3792, -0.3356, -0.3182, -0.3182, -0.3182, -0.3182, -0.3182, -0.3182, -0.3182, -0.3182, -0.1662, -0.1662, -0.1662, -0.1662, -0.1662, -0.1662, -0.1662, -0.1662, -0.3188, -0.1662, -0.1662, -0.1662, -0.1662, -0.1312, -0.1662, -0.1662, -0.1662], "z": [0.09851, 0.09851, 0.09851, 0.09851, 0.09851, 0.09851, 0.0611, 0.09851, 0.09851, 0.09851, 0.09851, 0.09851, 0.09851, 0.0675, 0.09851, 0.09851, 0.09851, 0.09851, 0.09851, 0.09851, 0.2291, 0.0002507, 0.09851, 0.09851, 0.09851, 0.09851, 0.09851, 0.09851, 0.09851, 0.09851, 0.1744, 0.1744, 0.1744, 0.1744, 0.1744, 0.1744, 0.1744, 0.1744, 0.2991, 0.1744, 0.1744, 0.1744, 0.1744, 0.1997, 0.1744, 0.1744, 0.1744]}], "layout": {"legend": {"title": {"text": "Peptide_Family"}, "tracegroupgap": 0}, "scene": {"domain": {"x": [0, 1], "y": [0, 1]}, "xaxis": {"title": {"text": "PCA0"}}, "yaxis": {"title": {"text": "PCA1"}}, "zaxis": {"title": {"text": "PCA2"}}}, "title": {"text": "PCA 3D de embeddings agrupación bioquímica de proteínas por familia de péptidos"}}}
